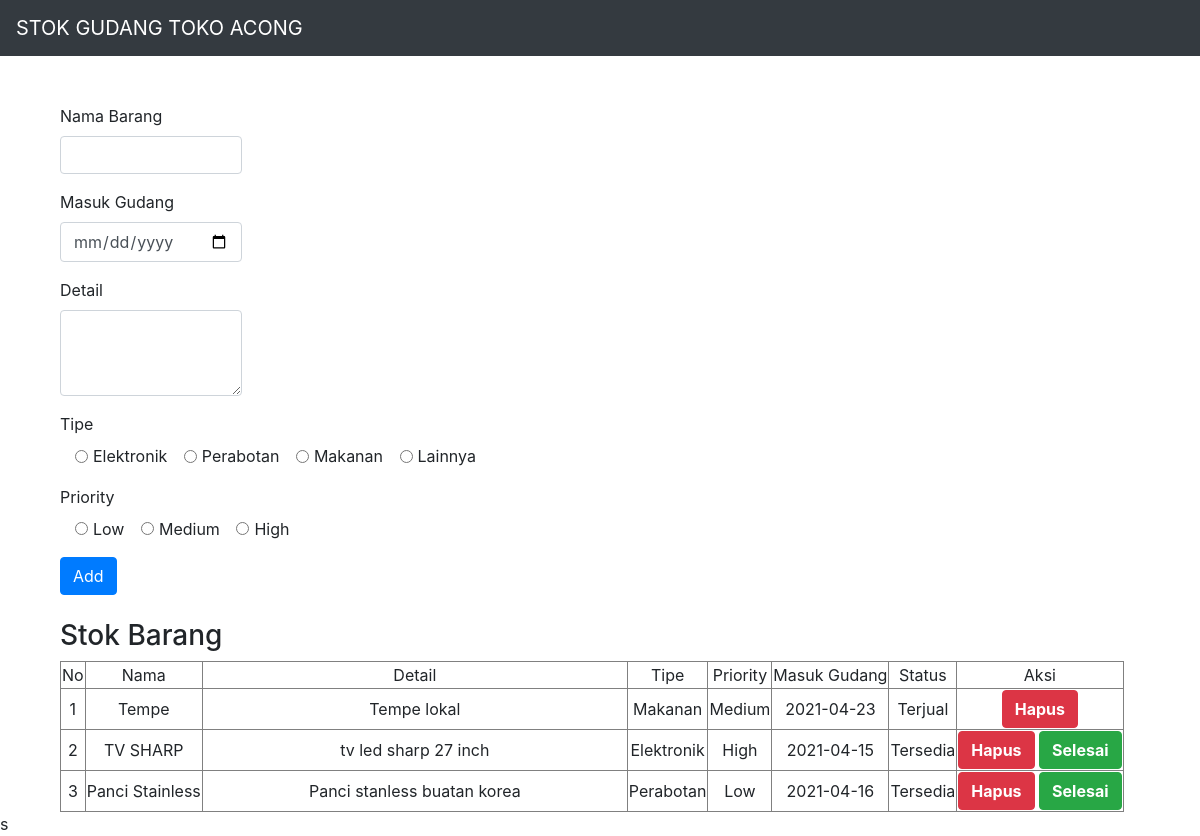
The page / on the database its author committed.
### tables this page shows
CREATE TABLE `tb_stok` (
  `id` int(11) NOT NULL,
  `nama_td` varchar(50) NOT NULL,
  `detail_td` varchar(50) NOT NULL,
  `tipe_td` varchar(50) NOT NULL,
  `priority_td` varchar(50) NOT NULL,
  `masuk_td` varchar(50) NOT NULL,
  `status_td` varchar(50) NOT NULL
);

### config.php (called while the page is built)
<?php
$db_host = "localhost";
$db_user = "root";
$db_password = "";
$db_name = "db_gudang";
?>

### includes/DB.class.php (called while the page is built, shortened)
<?php
class DB{
	var $db_host = '';
	var $db_user = '';
	var $db_password = '';
	var $db_name = '';
	var $db_link = '';
	var $result = 0;
	function DB($db_host='', $db_user='', $db_password='', $db_name=''){
		$this->db_host = $db_host;
		$this->db_user = $db_user;
		$this->db_password = $db_password;
		$this->db_name = $db_name;
	}
	function open(){
		$this->db_link = mysqli_connect($this->db_host, $this->db_user, $this->db_password, $this->db_name);
	}
	function execute($query=""){
		$this->result = mysqli_query($this->db_link, $query);
		return $this->result;
	}
	function getResult(){
		return mysqli_fetch_array($this->result);
	}
}
 ?>

### includes/Task.class.php (called while the page is built, shortened)
<?php
class Task extends DB{
	function getTask(){
		$query = "SELECT * FROM tb_stok";
		return $this->execute($query);
	}
}
?>

### index.php (the view, shortened to what this page needs)
<?php
include("config.php");
include("includes/Template.class.php");
include("includes/DB.class.php");
include("includes/Task.class.php");
$otask = new Task($db_host, $db_user, $db_password, $db_name);
$otask->open();
$otask->getTask();
$data = null;
$no = 1;
while (list($id, $tnama, $tdetail, $ttipe, $tpriority, $tmasuk, $tstatus) = $otask->getResult()) {
	if($tstatus == "Terjual"){
		$data .= "<tr>
		<td>" . $no . "</td>
		<td>" . $tnama . "</td>
		<td>" . $tdetail . "</td>
		<td>" . $ttipe . "</td>
		<td>" . $tpriority . "</td>
		<td>" . $tmasuk . "</td>
		<td>" . $tstatus . "</td>
		<td>
		<button class='btn btn-danger'><a href='index.php?id_hapus=" . $id . "' style='color: white; font-weight: bold;'>Hapus</a></button>
		</td>
		</tr>";
		$no++;
	}
	else{
		$data .= "<tr>
		<td>" . $no . "</td>
		<td>" . $tnama . "</td>
		<td>" . $tdetail . "</td>
		<td>" . $ttipe . "</td>
		<td>" . $tpriority . "</td>
		<td>" . $tmasuk . "</td>
		<td>" . $tstatus . "</td>
		<td>
		<button class='btn btn-danger'><a href='index.php?id_hapus=" . $id . "' style='color: white; font-weight: bold;'>Hapus</a></button>
		<button class='btn btn-success' ><a href='index.php?id_status=" . $id .  "' style='color: white; font-weight: bold;'>Selesai</a></button>
		</td>
		</tr>";
		$no++;
	}
}
?>

### includes/Template.class.php (shortened to what this page needs)
<?php
class Template{
	var $content = '';
	function Template($filename = ''){
		$this->content = implode('', @file($filename));
	}
	function clear(){
		$this->content = preg_replace("/DATA_[A-Z|_|0-9]+/", "", $this->content);
	}
	function write(){
		print $this->content;
	}
	function replace($old = '', $new = ''){
		if(is_int($new)){
			$value = sprintf("%d", $new);
		}elseif(is_float($new)){
			$value = sprintf("%f", $new);
		}elseif(is_array($new)){
			$value = '';
			foreach( $new as $item){
				$value .= $item. '';
			}
		}else{
			$value = $new;
		}
		$this->content = preg_replace("/$old/",  $value, $this->content);
	}
}
 ?>

### rows shown on the page
tb_stok: nama_td "Tempe", detail_td "Tempe lokal", tipe_td "Makanan", priority_td "Medium", masuk_td "2021-04-23", status_td "Terjual"
tb_stok: nama_td "TV SHARP", detail_td "tv led sharp 27 inch", tipe_td "Elektronik", priority_td "High", masuk_td "2021-04-15", status_td "Tersedia"
tb_stok: nama_td "Panci Stainless", detail_td "Panci stanless buatan korea", tipe_td "Perabotan", priority_td "Low", masuk_td "2021-04-16", status_td "Tersedia"
